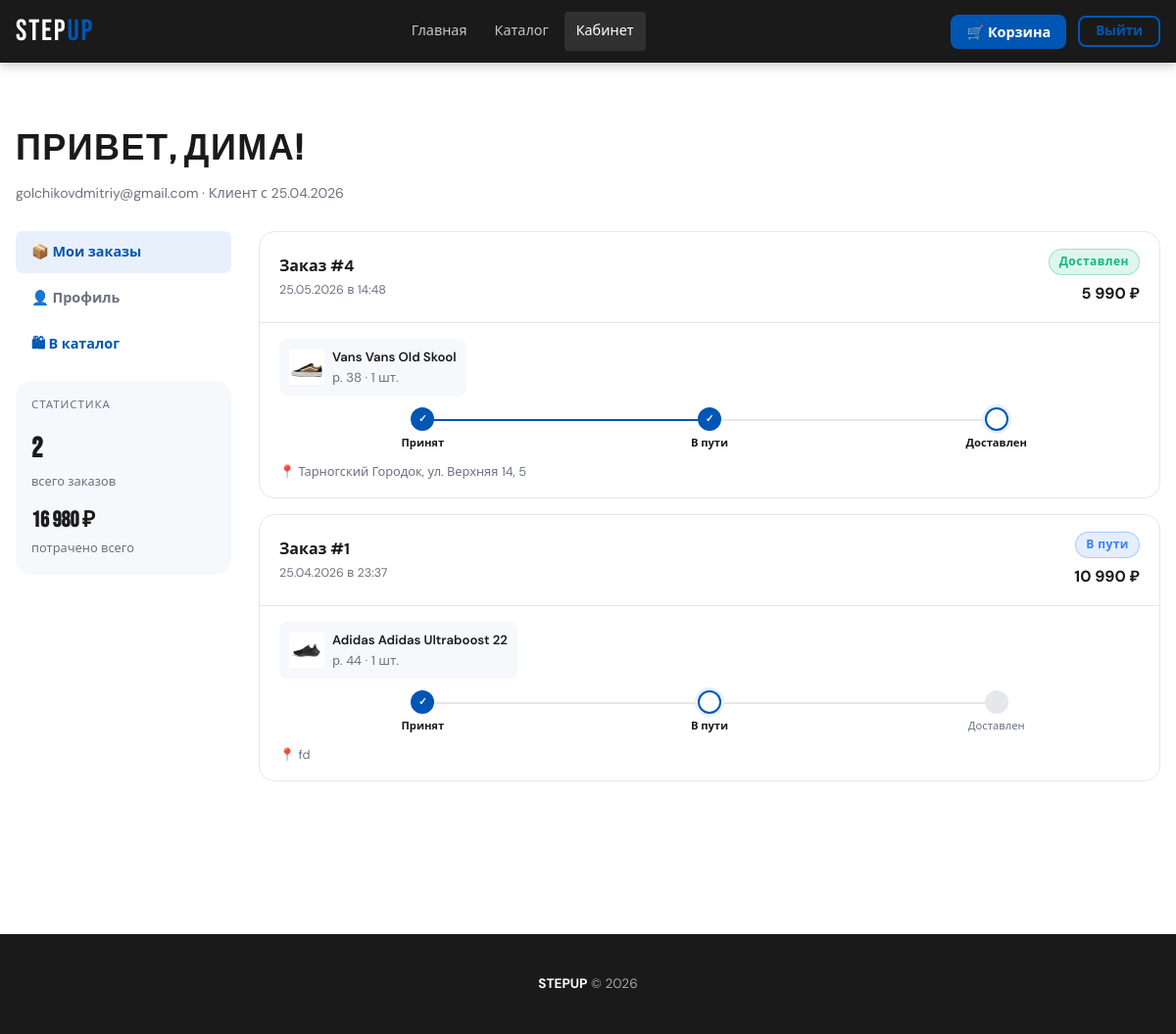
The page /store/account.php (signed in) on the database its author committed.
### tables this page shows
CREATE TABLE `users` (
  `id` int(10) UNSIGNED NOT NULL,
  `role_id` int(10) UNSIGNED NOT NULL DEFAULT 1 COMMENT 'Ссылка на роль',
  `name` varchar(150) NOT NULL COMMENT 'Полное имя',
  `email` varchar(255) NOT NULL COMMENT 'Email (логин)',
  `password` varchar(255) NOT NULL COMMENT 'Хэш пароля (password_hash)',
  `phone` varchar(20) DEFAULT NULL,
  `address` text DEFAULT NULL COMMENT 'Адрес доставки по умолчанию',
  `created_at` datetime NOT NULL DEFAULT current_timestamp(),
  `updated_at` datetime NOT NULL DEFAULT current_timestamp() ON UPDATE current_timestamp()
);

CREATE TABLE `orders` (
  `id` int(10) UNSIGNED NOT NULL,
  `user_id` int(10) UNSIGNED NOT NULL COMMENT 'Покупатель',
  `logist_id` int(10) UNSIGNED DEFAULT NULL COMMENT 'Логист, взявший заказ',
  `status_id` int(10) UNSIGNED NOT NULL DEFAULT 1 COMMENT 'Текущий статус',
  `total_price` decimal(12,2) NOT NULL COMMENT 'Итоговая сумма',
  `delivery_addr` text NOT NULL COMMENT 'Адрес доставки',
  `comment` text DEFAULT NULL,
  `created_at` datetime NOT NULL DEFAULT current_timestamp(),
  `updated_at` datetime NOT NULL DEFAULT current_timestamp() ON UPDATE current_timestamp()
);

CREATE TABLE `statuses` (
  `id` int(10) UNSIGNED NOT NULL,
  `name` varchar(50) NOT NULL COMMENT 'Системное название',
  `label` varchar(100) NOT NULL COMMENT 'Отображаемый текст',
  `color` varchar(7) NOT NULL DEFAULT '#6c757d' COMMENT 'HEX-цвет бейджа'
);

CREATE TABLE `order_items` (
  `id` int(10) UNSIGNED NOT NULL,
  `order_id` int(10) UNSIGNED NOT NULL,
  `product_id` int(10) UNSIGNED NOT NULL,
  `size` decimal(4,1) NOT NULL COMMENT 'Заказанный размер',
  `quantity` int(10) UNSIGNED NOT NULL DEFAULT 1,
  `unit_price` decimal(10,2) NOT NULL COMMENT 'Цена на момент заказа (снэпшот)'
);

CREATE TABLE `products` (
  `id` int(10) UNSIGNED NOT NULL,
  `brand_id` int(10) UNSIGNED NOT NULL,
  `category_id` int(10) UNSIGNED NOT NULL,
  `name` varchar(255) NOT NULL COMMENT 'Название модели',
  `slug` varchar(270) NOT NULL COMMENT 'ЧПУ для URL',
  `description` text DEFAULT NULL,
  `price` decimal(10,2) NOT NULL COMMENT 'Цена в рублях',
  `image` varchar(255) DEFAULT 'default.jpg' COMMENT 'Имя файла картинки',
  `is_active` tinyint(1) NOT NULL DEFAULT 1 COMMENT '1 = товар виден на сайте',
  `created_at` datetime NOT NULL DEFAULT current_timestamp()
);

CREATE TABLE `brands` (
  `id` int(10) UNSIGNED NOT NULL,
  `name` varchar(100) NOT NULL,
  `slug` varchar(110) NOT NULL COMMENT 'URL-совместимый идентификатор'
);

### store/account.php (the view, shortened to what this page needs)
<?php
require_once __DIR__ . '/config/db.php';
require_once __DIR__ . '/includes/helpers.php';
$userId = (int)$_SESSION['user_id'];
$userStmt = $pdo->prepare("SELECT * FROM users WHERE id = ?");
$userStmt->execute([$userId]);
$user = $userStmt->fetch();
$ordersStmt = $pdo->prepare(
    "SELECT o.id, o.total_price, o.delivery_addr, o.created_at, o.updated_at,
            s.label AS status_label, s.color AS status_color
     FROM   orders   o
     JOIN   statuses s ON s.id = o.status_id
     WHERE  o.user_id = ?
     ORDER  BY o.created_at DESC"
);
$ordersStmt->execute([$userId]);
$orders = $ordersStmt->fetchAll();
$tab = $_GET['tab'] ?? 'orders';
?>
<!DOCTYPE html>
<html lang="ru">
<head>
  <link rel="stylesheet" href="assets/css/style.css">
</head>
<body>
<header class="header">
  <div class="header__inner">
    <a href="index.php" class="header__logo">STEP<span>UP</span></a>
    <nav class="header__nav" id="mainNav">
      <a href="index.php">Главная</a>
      <a href="catalog.php">Каталог</a>
      <a href="account.php" class="active">Кабинет</a>
    </nav>
    <div class="header__actions">
      <button class="cart-btn" onclick="cartDrawer.open()">
        🛒 Корзина
      </button>
      <form method="post" action="auth.php" style="display:inline">
        <button type="submit" class="btn btn--secondary btn--sm">Выйти</button>
      </form>
    </div>
  </div>
</header>
<main>
<div class="section">
  <div style="margin-bottom:28px;">
    <h1 style="font-family:var(--font-display);font-size:clamp(1.6rem,3vw,2.4rem);
               letter-spacing:.04em;text-transform:uppercase;">
      Привет, <?= e($user['name']) ?>!
    </h1>
    <p style="color:var(--color-muted);font-size:.88rem;margin-top:4px;">
      <?= e($user['email']) ?> · Клиент с <?= date('d.m.Y', strtotime($user['created_at'])) ?>
    </p>
  </div>
  <div class="account-layout">
    <aside>
      <div class="account-nav">
        <a href="?tab=orders"  class="<?= $tab==='orders'  ? 'active' : '' ?>">📦 Мои заказы</a>
        <a href="?tab=profile" class="<?= $tab==='profile' ? 'active' : '' ?>">👤 Профиль</a>
        <a href="catalog.php" style="color:var(--color-accent);">🛍 В каталог</a>
      </div>
      <div style="background:var(--color-surface);border-radius:var(--radius-lg);
                  padding:16px;margin-top:16px;">
        <div style="font-size:.72rem;text-transform:uppercase;letter-spacing:.08em;
                    color:var(--color-muted);margin-bottom:12px;">Статистика</div>
        <div style="font-size:1.8rem;font-weight:800;font-family:var(--font-display);letter-spacing:.03em;">
          <?= count($orders) ?>
        </div>
        <div style="font-size:.8rem;color:var(--color-muted);">всего заказов</div>
        <?php
          $totalSpent = array_sum(array_column($orders, 'total_price'));
        ?>
        <div style="margin-top:12px;font-size:1.4rem;font-weight:800;font-family:var(--font-display);">
          <?= formatPrice($totalSpent) ?> ₽
        </div>
        <div style="font-size:.8rem;color:var(--color-muted);">потрачено всего</div>
      </div>
    </aside>
    <div>
      <?php if ($tab === 'orders'): ?>
        <?php if (empty($orders)): ?>
          <div style="text-align:center;padding:60px 0;">
            <div style="font-size:3rem;margin-bottom:12px;">📦</div>
            <p style="color:var(--color-muted);margin-bottom:20px;">Заказов пока нет</p>
            <a href="catalog.php" class="btn btn--primary">Перейти в каталог</a>
          </div>
        <?php else: ?>
          <?php foreach ($orders as $order):
            $sid = $pdo->prepare("SELECT status_id FROM orders WHERE id = ?");
            $sid->execute([$order['id']]);
            $currentStatusId = (int)$sid->fetchColumn();
          ?>
          <div class="order-card">
            <div class="order-card__head">
              <div>
                <strong style="font-size:1rem;">Заказ #<?= (int)$order['id'] ?></strong>
                <div style="font-size:.78rem;color:var(--color-muted);margin-top:2px;">
                  <?= date('d.m.Y в H:i', strtotime($order['created_at'])) ?>
                </div>
              </div>
              <div style="text-align:right;">
                <?= statusBadge($order['status_label'], $order['status_color']) ?>
                <div style="font-weight:700;margin-top:6px;"><?= formatPrice($order['total_price']) ?> ₽</div>
              </div>
            </div>
            <div class="order-card__body">
              <?php
                $orderItemsStmt = $pdo->prepare(
                  "SELECT oi.size, oi.quantity, oi.unit_price, p.name, p.image, b.name AS brand
                   FROM order_items oi
                   JOIN products p ON p.id = oi.product_id
                   JOIN brands   b ON b.id = p.brand_id
                   WHERE oi.order_id = ?"
                );
                $orderItemsStmt->execute([$order['id']]);
                $oItems = $orderItemsStmt->fetchAll();
              ?>
              <div class="order-card__items">
                <?php foreach ($oItems as $oi): ?>
                  <div style="display:flex;align-items:center;gap:8px;
                              background:var(--color-surface);border-radius:var(--radius-md);
                              padding:8px 10px;font-size:.82rem;">
                    <img src="assets/img/products/<?= e($oi['image']) ?>"
                         onerror="this.src='assets/img/products/placeholder.svg'"
                         style="width:36px;height:36px;object-fit:contain;">
                    <div>
                      <div style="font-weight:600;"><?= e($oi['brand']) ?> <?= e($oi['name']) ?></div>
                      <div style="color:var(--color-muted);">р. <?= (float)$oi['size'] ?> · <?= (int)$oi['quantity'] ?> шт.</div>
                    </div>
                  </div>
                <?php endforeach; ?>
              </div>
              <?php if ($currentStatusId !== 4): ?>
              <div class="status-track">
                <?php
                  $steps = [1=>'Принят', 2=>'В пути', 3=>'Доставлен'];
                  foreach ($steps as $sid => $sLabel):
                    $isDone    = $currentStatusId > $sid;
                    $isCurrent = $currentStatusId === $sid;
                    $cls = $isDone ? 'done' : ($isCurrent ? 'current' : '');
                ?>
                  <div class="status-step <?= $cls ?>">
                    <div class="status-dot"><?= $isDone ? '✓' : '' ?></div>
                    <span><?= $sLabel ?></span>
                  </div>
                <?php endforeach; ?>
              </div>
              <?php else: ?>
                <div class="alert alert--error" style="margin:0;padding:8px 12px;font-size:.82rem;">
                  Заказ отменён
                </div>
              <?php endif; ?>
              <div style="margin-top:10px;font-size:.8rem;color:var(--color-muted);">
                📍 <?= e(mb_substr($order['delivery_addr'], 0, 80)) ?><?= mb_strlen($order['delivery_addr'])>80 ? '...' : '' ?>
              </div>
            </div>
          </div>
          <?php endforeach; ?>
        <?php endif; ?>
      <?php endif; ?>
    </div>
  </div>
</div>
</main>
<footer class="footer"><p><strong>STEPUP</strong> &copy; <?= date('Y') ?></p></footer>
</body>
</html>

### store/includes/helpers.php (shortened to what this page needs)
<?php
function formatPrice($price): string
{
    return number_format((float) $price, 0, ',', ' ');
}
function e(string $str): string
{
    return htmlspecialchars($str, ENT_QUOTES | ENT_HTML5, 'UTF-8');
}
function statusBadge(string $label, string $color): string
{
    return sprintf(
        '<span class="badge" style="background:%s22;color:%s;border:1px solid %s55">%s</span>',
        $color, $color, $color, e($label)
    );
}

### store/assets/css/style.css (style rules this page uses)
:root { --color-bg: #ffffff; --color-surface: #f7f8fc; --color-dark: #1a1a1a; --color-muted: #6b7280; --color-border: #e5e7eb; --color-accent: #0056b3; --color-accent-h: #003d82; --color-accent-lt: #e8f0fb; --color-danger: #ef4444; --color-success: #10b981; --color-warning: #f59e0b; --font-display: 'Bebas Neue', 'Impact', sans-serif; --font-body: 'DM Sans', 'Segoe UI', system-ui, sans-serif; --radius-sm: 4px; --radius-md: 8px; --radius-lg: 16px; --radius-xl: 24px; --shadow-sm: 0 1px 3px rgba(0,0,0,.08); --shadow-md: 0 4px 16px rgba(0,0,0,.10); --shadow-lg: 0 8px 32px rgba(0,86,179,.14); --transition: 0.2s ease; --max-width: 1280px; }
*, *::before, *::after { box-sizing: border-box; margin: 0; padding: 0; }
html { scroll-behavior: smooth; font-size: 16px; }
body { font-family: var(--font-body); background-color: var(--color-bg); color: var(--color-dark); line-height: 1.6; -webkit-font-smoothing: antialiased; }
img { max-width: 100%; height: auto; display: block; }
a { color: var(--color-accent); text-decoration: none; transition: color var(--transition); }
.header { position: sticky; top: 0; z-index: 100; background: var(--color-dark); color: #fff; box-shadow: 0 2px 12px rgba(0,0,0,.25); }
.header__inner { display: flex; align-items: center; justify-content: space-between; max-width: var(--max-width); margin: 0 auto; padding: 0 16px; height: 64px; gap: 16px; }
.header__logo { font-family: var(--font-display); font-size: clamp(1.4rem, 3vw, 1.9rem); letter-spacing: .06em; color: #fff; white-space: nowrap; }
.header__logo span { color: var(--color-accent); }
.header__nav { display: flex; gap: 4px; }
.header__nav a { color: rgba(255,255,255,.75); padding: 8px 12px; border-radius: var(--radius-sm); font-size: .9rem; font-weight: 500; transition: background var(--transition), color var(--transition); }
.header__nav a:hover, .header__nav a.active { background: rgba(255,255,255,.10); color: #fff; }
.header__actions { display: flex; align-items: center; gap: 12px; }
.cart-btn { position: relative; background: var(--color-accent); color: #fff; border: none; border-radius: var(--radius-md); padding: 8px 16px; font-family: var(--font-body); font-size: .9rem; font-weight: 600; cursor: pointer; transition: background var(--transition), transform var(--transition); }
.section { padding: 60px 16px; max-width: var(--max-width); margin: 0 auto; }
.btn { display: inline-flex; align-items: center; justify-content: center; gap: 8px; padding: 10px 24px; border: 2px solid transparent; border-radius: var(--radius-md); font-family: var(--font-body); font-weight: 600; font-size: .95rem; cursor: pointer; transition: all var(--transition); text-decoration: none; line-height: 1.2; }
.btn--secondary { background: transparent; border-color: var(--color-accent); color: var(--color-accent); }
.btn--sm { padding: 6px 16px; font-size: .85rem; }
.badge { display: inline-flex; align-items: center; padding: 3px 10px; border-radius: 999px; font-size: .75rem; font-weight: 700; letter-spacing: .04em; }
.footer { background: var(--color-dark); color: rgba(255,255,255,.6); padding: 40px 16px; margin-top: 80px; text-align: center; font-size: .85rem; }
.footer strong { color: #fff; }
@media (min-width: 768px) { .header__nav { display: flex !important; } }

### rows shown on the page
users: name "ДИМА", email "golchikovdmitriy@gmail.com", created_at "25.04.2026"
orders: id "4", created_at "25.05.2026 в 14:48", status.label "Доставлен", total_price "5 990", sLabel "Принят", sLabel "В пути", sLabel "Доставлен", delivery_addr "Тарногский Городок, ул. Верхняя 14, 5"
order_items: product.image (picture), brands.name "Vans", product.name "Vans Old Skool", size "38", quantity "1"
orders: id "1", created_at "25.04.2026 в 23:37", status.label "В пути", total_price "10 990", sLabel "Принят", sLabel "В пути", sLabel "Доставлен", delivery_addr "fd"
order_items: product.image (picture), brands.name "Adidas", product.name "Adidas Ultraboost 22", size "44", quantity "1"

### other values the page prints
count($orders) "2"
formatPrice($totalSpent) "16 980"
